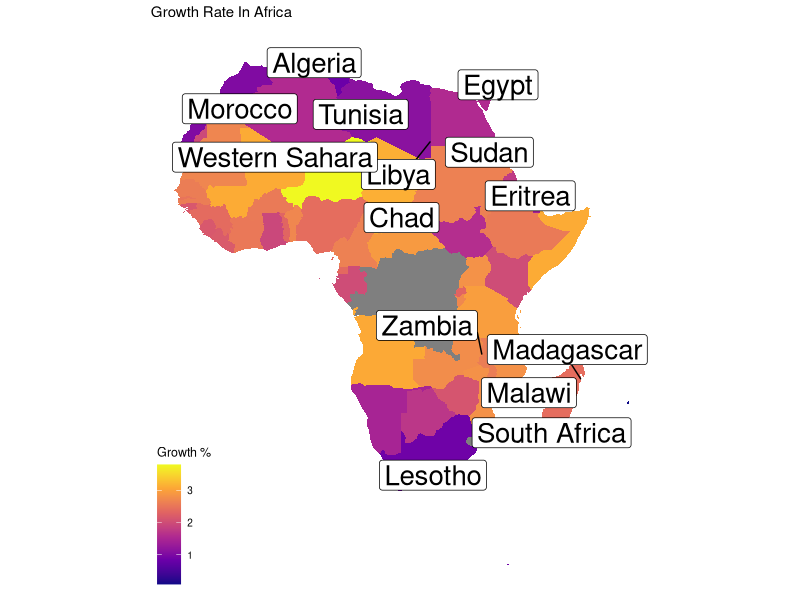
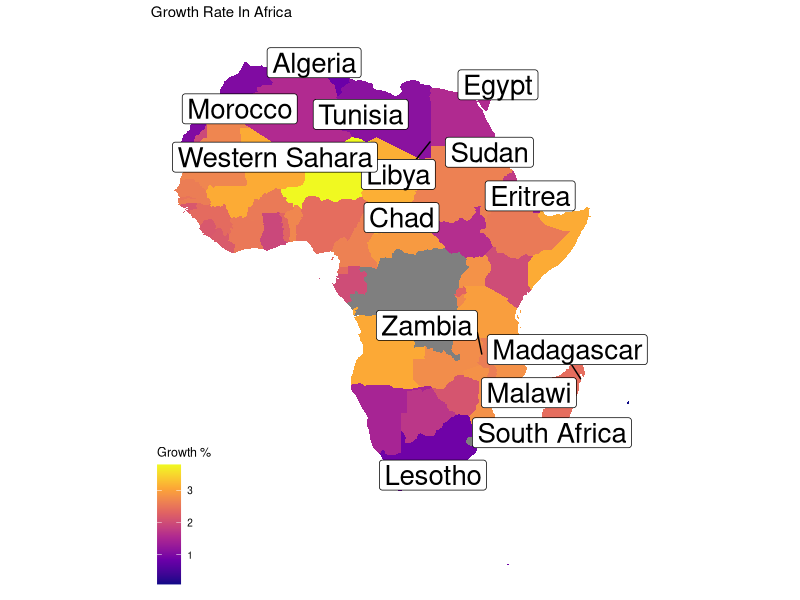

Source code (R) for these figures, in order:
# Load the necessary libraries
library(dplyr)
library(ggplot2)
library(tidyverse)
library(ggrepel)
library(ggthemes)

# Import the world_population.csv dataset
world_population <- read.csv("world_population_data.csv")

# Remove '%' from growth_rate column
world_population <- world_population %>%
  mutate(growth_rate = as.numeric(sub("%", "", growth_rate)))

# Create dataframe for world coordinates using map_data
world_coordinates <- map_data("world")

# Filter data for African countries
africa_map <- subset(world_coordinates, region %in% c(
  "Algeria", "Angola", "Benin", "Botswana", "Burkina Faso", "Burundi",
  "Cabo Verde", "Cameroon", "Central African Republic", "Chad", "Comoros",
  "Democratic Republic of the Congo", "Djibouti", "Egypt",
  "Equatorial Guinea", "Eritrea", "Eswatini", "Ethiopia", "Gabon",
  "Gambia", "Ghana", "Guinea",
  "Guinea-Bissau", "Ivory Coast", "Kenya", "Lesotho", "Liberia", "Libya",
  "Madagascar", "Malawi", "Mali", "Mauritania", "Mauritius", "Morocco",
  "Mozambique", "Namibia", "Niger", "Nigeria", "Republic of Congo",
  "Rwanda", "Sao Tome and Principe",
  "Senegal", "Seychelles", "Sierra Leone", "Somalia",
  "South Africa", "South Sudan",
  "Sudan", "Swaziland", "Tanzania", "Togo", "Tunisia",
  "Uganda", "Western Sahara", "Zambia", "Zimbabwe"
)) %>%
  left_join(world_population, by = c("region" = "country"))

# Create label data for Africa
label_data <- africa_map %>%
  group_by(region) %>%
  filter(row_number() == 50)

# Create a geom_polygon plot using ggplot2
print(ggplot(africa_map) +
  geom_polygon(aes(long, lat, group = group, fill = growth_rate)) +
  coord_quickmap() +
  scale_fill_viridis_c(option = "plasma") +

  # Add labels to the plot
  labs(fill = "Growth %") +
  ggtitle("Growth Rate In Africa") +

  # Use geom_label_repel for Africa labels
  geom_label_repel(
    data = label_data, aes(x = long, y = lat, label = region),
    size = 7, max.overlaps = 7
  ) +

  # Tweak display of theme
  theme_map())

# Save the plot as a PNG file
ggsave("africa_plot.jpg", dpi = 300)
